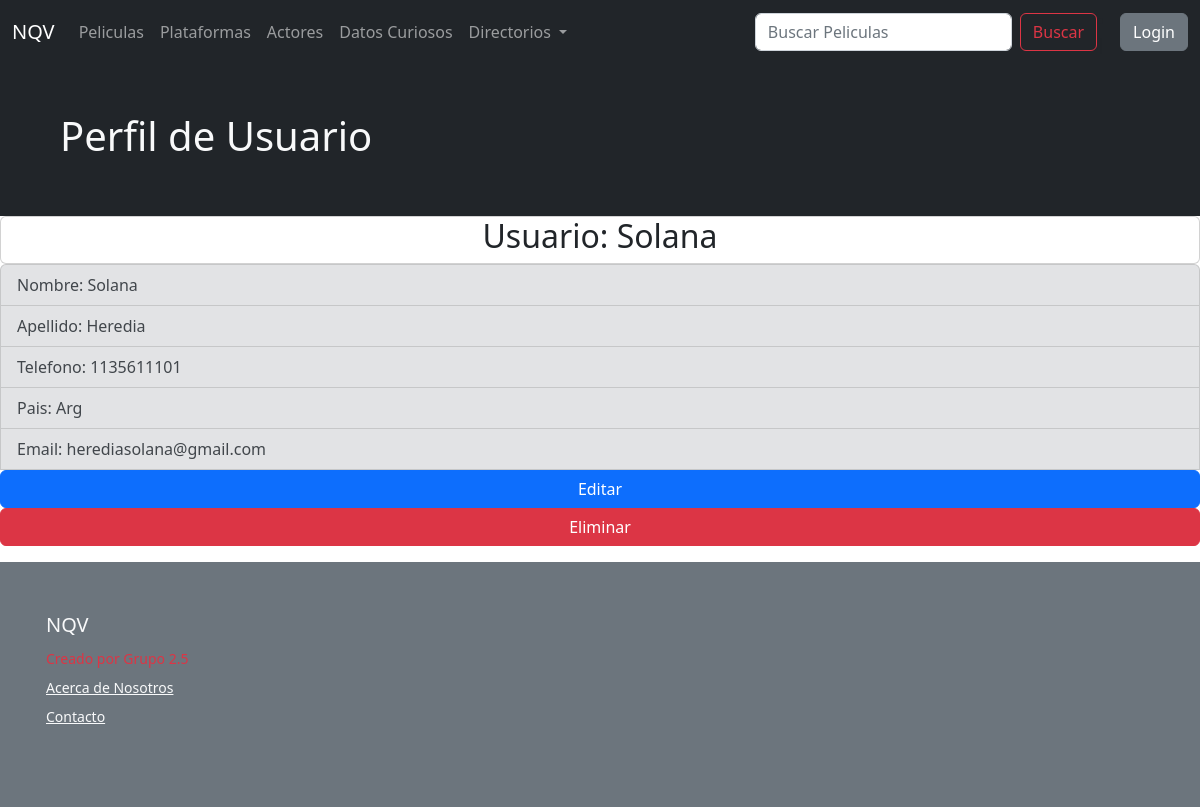
The page /usuarios/detail-user/4/ on the database its author committed.
### usuarios/models.py (models this page shows)
class Perfil_usuario(models.Model):
    usuario = models.OneToOneField(User, on_delete=models.CASCADE, related_name= 'perfil_usuarios')
    nombre =models.CharField(max_length=20)
    apellido =models.CharField(max_length=20)
    telefono= models.CharField(max_length=20, blank=True, null=True)
    email= models.EmailField(blank=True, null=True)
    pais= models.CharField(max_length=30, blank=True, null=True)
    imagen_perfil= models.ImageField(upload_to=user_directory_path, default='imagen_perfil/perfil_sin_foto.png')
    class Meta:
        verbose_name= 'usuario'
        verbose_name_plural= 'usuarios'

### usuarios/views.py (the view)
# urls.py: path('detail-user/<int:pk>/', views.Detalle_usuario.as_view(), name='detail_user'),
class Detalle_usuario(DetailView):
    model = Perfil_usuario
    template_name = 'auth/detail_user.html'

### templates/auth/detail_user.html (shortened to what this page needs)
{% extends "padre.html" %}
{% load static %}
{% block contenidoQueCambia %}
<section class="bg-dark text-light p-5">
    <div class="container">
        <div>
                <h1>Perfil de Usuario</h1>
</section>
<div class="card text-center">
            <h2>Usuario: {{object.usuario | capfirst}}</h2>
</div>
    <div class="card-body">
            <ul class="list-group">
                <li class="list-group-item list-group-item-secondary">Nombre: {{object.nombre}}</li>
                <li class="list-group-item list-group-item-secondary">Apellido: {{object.apellido}}</li>
                <li class="list-group-item list-group-item-secondary">Telefono: {{object.telefono}}</li>
                <li class="list-group-item list-group-item-secondary">Pais: {{object.pais}} </li>
                <li class="list-group-item list-group-item-secondary">Email: {{object.email}} </li>
                <a href="/usuarios/edit-user/{{object.id}}/" class="btn btn-primary">Editar</a>
                <a href="/usuarios/edit-user/{{object.id}}/" class="btn btn-danger">Eliminar</a>
            </ul>
    </div>
{% endblock %}

### rows shown on the page
Perfil_usuario: usuario "Solana", nombre "Solana", apellido "Heredia", telefono "1135611101", pais "Arg", email "herediasolana@gmail.com"
